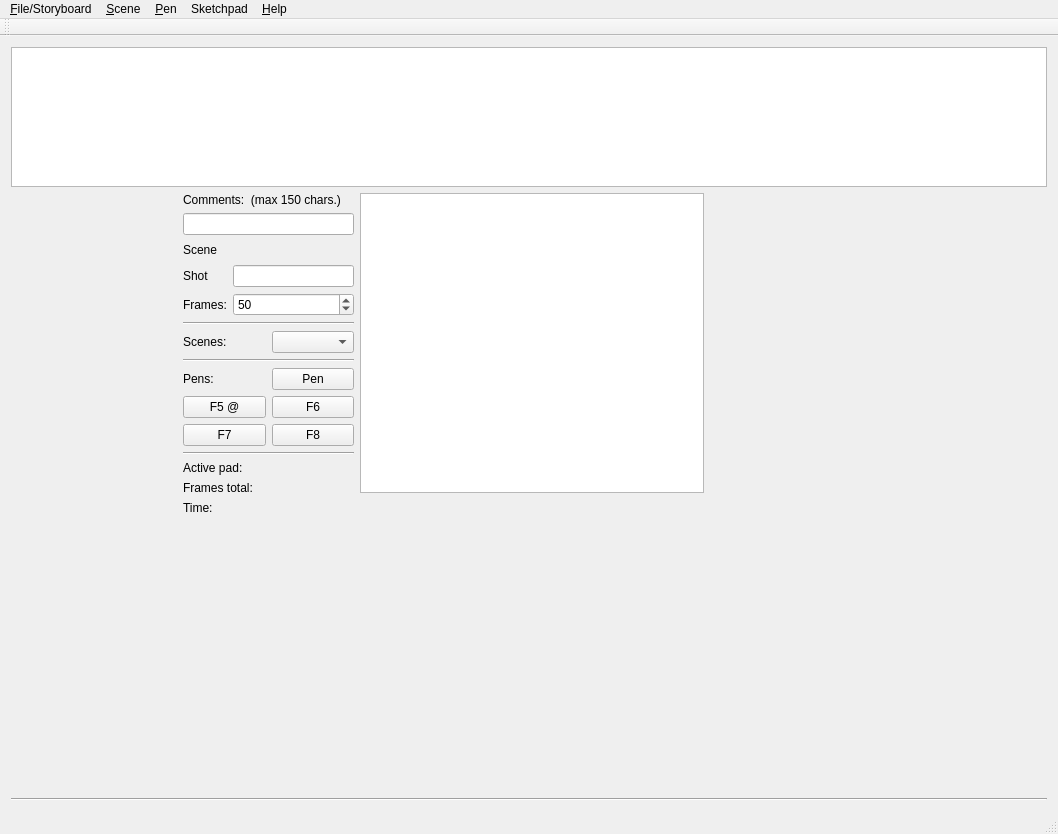
<?xml version="1.0" encoding="UTF-8"?>
<ui version="4.0">
 <class>MainWindow</class>
 <widget class="QMainWindow" name="MainWindow">
  <property name="geometry">
   <rect>
    <x>0</x>
    <y>0</y>
    <width>1058</width>
    <height>834</height>
   </rect>
  </property>
  <property name="sizePolicy">
   <sizepolicy hsizetype="MinimumExpanding" vsizetype="MinimumExpanding">
    <horstretch>0</horstretch>
    <verstretch>0</verstretch>
   </sizepolicy>
  </property>
  <property name="windowTitle">
   <string>daStoryBoard</string>
  </property>
  <property name="windowIcon">
   <iconset>
    <normaloff>icon.png</normaloff>icon.png</iconset>
  </property>
  <widget class="QWidget" name="centralWidget">
   <layout class="QGridLayout" name="gridLayout_4">
    <item row="0" column="0">
     <layout class="QVBoxLayout" name="verticalLayout_5">
      <item>
       <widget class="QGraphicsView" name="gvStoryboard">
        <property name="sizePolicy">
         <sizepolicy hsizetype="MinimumExpanding" vsizetype="Expanding">
          <horstretch>0</horstretch>
          <verstretch>0</verstretch>
         </sizepolicy>
        </property>
        <property name="minimumSize">
         <size>
          <width>0</width>
          <height>140</height>
         </size>
        </property>
        <property name="maximumSize">
         <size>
          <width>16777215</width>
          <height>140</height>
         </size>
        </property>
       </widget>
      </item>
      <item>
       <layout class="QHBoxLayout" name="horizontalLayout_3">
        <item>
         <layout class="QVBoxLayout" name="verticalLayout_4">
          <item>
           <layout class="QHBoxLayout" name="horizontalLayout">
            <item>
             <spacer name="horizontalSpacer_2">
              <property name="orientation">
               <enum>Qt::Horizontal</enum>
              </property>
              <property name="sizeHint" stdset="0">
               <size>
                <width>40</width>
                <height>20</height>
               </size>
              </property>
             </spacer>
            </item>
            <item>
             <layout class="QVBoxLayout" name="verticalLayout_2">
              <item>
               <layout class="QVBoxLayout" name="verticalLayout">
                <item>
                 <widget class="QLabel" name="labComments">
                  <property name="text">
                   <string>Comments:  (max 150 chars.)</string>
                  </property>
                 </widget>
                </item>
                <item>
                 <widget class="QLineEdit" name="leComment">
                  <property name="maxLength">
                   <number>150</number>
                  </property>
                 </widget>
                </item>
                <item>
                 <layout class="QGridLayout" name="gridLayout_3">
                  <item row="0" column="0">
                   <widget class="QLabel" name="labScene">
                    <property name="text">
                     <string>Scene</string>
                    </property>
                   </widget>
                  </item>
                  <item row="0" column="1">
                   <widget class="QLabel" name="labSceneInfo">
                    <property name="palette">
                     <palette>
                      <active>
                       <colorrole role="Text">
                        <brush brushstyle="SolidPattern">
                         <color alpha="255">
                          <red>0</red>
                          <green>85</green>
                          <blue>255</blue>
                         </color>
                        </brush>
                       </colorrole>
                      </active>
                      <inactive>
                       <colorrole role="Text">
                        <brush brushstyle="SolidPattern">
                         <color alpha="255">
                          <red>60</red>
                          <green>60</green>
                          <blue>60</blue>
                         </color>
                        </brush>
                       </colorrole>
                      </inactive>
                      <disabled>
                       <colorrole role="Text">
                        <brush brushstyle="SolidPattern">
                         <color alpha="255">
                          <red>159</red>
                          <green>158</green>
                          <blue>158</blue>
                         </color>
                        </brush>
                       </colorrole>
                      </disabled>
                     </palette>
                    </property>
                    <property name="font">
                     <font>
                      <pointsize>12</pointsize>
                      <weight>75</weight>
                      <bold>true</bold>
                     </font>
                    </property>
                    <property name="text">
                     <string/>
                    </property>
                   </widget>
                  </item>
                  <item row="1" column="0">
                   <widget class="QLabel" name="labShot">
                    <property name="text">
                     <string>Shot</string>
                    </property>
                   </widget>
                  </item>
                  <item row="1" column="1">
                   <widget class="QLineEdit" name="leShot">
                    <property name="maxLength">
                     <number>10</number>
                    </property>
                   </widget>
                  </item>
                  <item row="2" column="0">
                   <widget class="QLabel" name="labFrames">
                    <property name="text">
                     <string>Frames:</string>
                    </property>
                   </widget>
                  </item>
                  <item row="2" column="1">
                   <widget class="QSpinBox" name="sbFrames">
                    <property name="minimum">
                     <number>1</number>
                    </property>
                    <property name="maximum">
                     <number>999</number>
                    </property>
                    <property name="value">
                     <number>50</number>
                    </property>
                   </widget>
                  </item>
                 </layout>
                </item>
                <item>
                 <widget class="Line" name="line">
                  <property name="orientation">
                   <enum>Qt::Horizontal</enum>
                  </property>
                 </widget>
                </item>
               </layout>
              </item>
              <item>
               <layout class="QVBoxLayout" name="verticalLayout_6">
                <item>
                 <layout class="QHBoxLayout" name="horizontalLayout_2">
                  <item>
                   <widget class="QLabel" name="labScenes">
                    <property name="text">
                     <string>Scenes:</string>
                    </property>
                   </widget>
                  </item>
                  <item>
                   <widget class="QComboBox" name="cbScenes"/>
                  </item>
                 </layout>
                </item>
                <item>
                 <widget class="Line" name="line_2">
                  <property name="orientation">
                   <enum>Qt::Horizontal</enum>
                  </property>
                 </widget>
                </item>
                <item>
                 <layout class="QGridLayout" name="gridLayout">
                  <item row="0" column="0">
                   <widget class="QLabel" name="labPens">
                    <property name="text">
                     <string>Pens:</string>
                    </property>
                   </widget>
                  </item>
                  <item row="0" column="1">
                   <widget class="QPushButton" name="btnStandardPen">
                    <property name="text">
                     <string>Pen</string>
                    </property>
                   </widget>
                  </item>
                  <item row="1" column="0">
                   <widget class="QPushButton" name="btnF5">
                    <property name="text">
                     <string>F5 @</string>
                    </property>
                   </widget>
                  </item>
                  <item row="1" column="1">
                   <widget class="QPushButton" name="btnF6">
                    <property name="text">
                     <string>F6</string>
                    </property>
                   </widget>
                  </item>
                  <item row="2" column="0">
                   <widget class="QPushButton" name="btnF7">
                    <property name="text">
                     <string>F7</string>
                    </property>
                   </widget>
                  </item>
                  <item row="2" column="1">
                   <widget class="QPushButton" name="btnF8">
                    <property name="text">
                     <string>F8</string>
                    </property>
                   </widget>
                  </item>
                 </layout>
                </item>
                <item>
                 <widget class="Line" name="line_4">
                  <property name="orientation">
                   <enum>Qt::Horizontal</enum>
                  </property>
                 </widget>
                </item>
                <item>
                 <layout class="QGridLayout" name="gridLayout_2">
                  <item row="1" column="0">
                   <widget class="QLabel" name="labFrameCount">
                    <property name="text">
                     <string>Frames total:</string>
                    </property>
                   </widget>
                  </item>
                  <item row="0" column="1">
                   <widget class="QLabel" name="labActivePadInfo">
                    <property name="text">
                     <string/>
                    </property>
                   </widget>
                  </item>
                  <item row="2" column="1">
                   <widget class="QLabel" name="labTimeValue">
                    <property name="text">
                     <string/>
                    </property>
                   </widget>
                  </item>
                  <item row="2" column="0">
                   <widget class="QLabel" name="labTime">
                    <property name="text">
                     <string>Time:</string>
                    </property>
                   </widget>
                  </item>
                  <item row="0" column="0">
                   <widget class="QLabel" name="labActivePad">
                    <property name="text">
                     <string>Active pad:</string>
                    </property>
                   </widget>
                  </item>
                  <item row="1" column="1">
                   <widget class="QLabel" name="labFramesCountValue">
                    <property name="text">
                     <string/>
                    </property>
                   </widget>
                  </item>
                 </layout>
                </item>
               </layout>
              </item>
             </layout>
            </item>
           </layout>
          </item>
          <item>
           <spacer name="verticalSpacer_2">
            <property name="orientation">
             <enum>Qt::Vertical</enum>
            </property>
            <property name="sizeHint" stdset="0">
             <size>
              <width>20</width>
              <height>40</height>
             </size>
            </property>
           </spacer>
          </item>
         </layout>
        </item>
        <item>
         <layout class="QVBoxLayout" name="verticalLayout_3">
          <item>
           <widget class="QGraphicsView" name="gvSketchPad">
            <property name="minimumSize">
             <size>
              <width>0</width>
              <height>0</height>
             </size>
            </property>
            <property name="maximumSize">
             <size>
              <width>10000</width>
              <height>10000</height>
             </size>
            </property>
            <property name="mouseTracking">
             <bool>true</bool>
            </property>
           </widget>
          </item>
          <item>
           <spacer name="verticalSpacer">
            <property name="orientation">
             <enum>Qt::Vertical</enum>
            </property>
            <property name="sizeHint" stdset="0">
             <size>
              <width>20</width>
              <height>40</height>
             </size>
            </property>
           </spacer>
          </item>
         </layout>
        </item>
        <item>
         <spacer name="horizontalSpacer_3">
          <property name="orientation">
           <enum>Qt::Horizontal</enum>
          </property>
          <property name="sizeHint" stdset="0">
           <size>
            <width>40</width>
            <height>20</height>
           </size>
          </property>
         </spacer>
        </item>
       </layout>
      </item>
     </layout>
    </item>
    <item row="1" column="0">
     <widget class="Line" name="line_3">
      <property name="orientation">
       <enum>Qt::Horizontal</enum>
      </property>
     </widget>
    </item>
   </layout>
  </widget>
  <widget class="QMenuBar" name="menuBar">
   <property name="geometry">
    <rect>
     <x>0</x>
     <y>0</y>
     <width>1058</width>
     <height>25</height>
    </rect>
   </property>
   <widget class="QMenu" name="menu_File">
    <property name="title">
     <string>&amp;File/Storyboard</string>
    </property>
    <addaction name="action_New_Storyboard"/>
    <addaction name="action_Open_Storyboard"/>
    <addaction name="action_Save_Storyboard"/>
    <addaction name="separator"/>
    <addaction name="actionExport_pdf"/>
    <addaction name="separator"/>
    <addaction name="actionPreferences"/>
    <addaction name="separator"/>
    <addaction name="actionE_xit"/>
   </widget>
   <widget class="QMenu" name="menuSettings">
    <property name="title">
     <string>&amp;Pen</string>
    </property>
    <widget class="QMenu" name="menuLoad_Pen">
     <property name="title">
      <string>Load Pen</string>
     </property>
     <addaction name="actionLoad_Pen_1"/>
     <addaction name="actionLoad_Pen_2"/>
     <addaction name="actionLoad_Pen_3"/>
     <addaction name="actionLoad_Pen_4"/>
    </widget>
    <addaction name="actionSet_Pen_Color"/>
    <addaction name="menuLoad_Pen"/>
    <addaction name="actionErase_Sketch_Pen"/>
   </widget>
   <widget class="QMenu" name="menuSketchpad">
    <property name="title">
     <string>Sketchpad</string>
    </property>
    <addaction name="actionAppend_Sketchpad"/>
    <addaction name="actionInsert_Sketchpad"/>
    <addaction name="actionCenter_Storyboard"/>
    <addaction name="actionErase_All"/>
    <addaction name="actionDelete_drawing"/>
    <addaction name="separator"/>
    <addaction name="actionMovePadLeft"/>
    <addaction name="actionMovePadRight"/>
   </widget>
   <widget class="QMenu" name="menu_Help">
    <property name="title">
     <string>&amp;Help</string>
    </property>
    <addaction name="actionShow_project_info"/>
    <addaction name="action_About"/>
   </widget>
   <widget class="QMenu" name="menuScene">
    <property name="title">
     <string>&amp;Scene</string>
    </property>
    <addaction name="action_New_Scene"/>
    <addaction name="separator"/>
    <addaction name="actionRun_Scene"/>
    <addaction name="action_Add_audio"/>
    <addaction name="action_Remove_audio"/>
   </widget>
   <addaction name="menu_File"/>
   <addaction name="menuScene"/>
   <addaction name="menuSettings"/>
   <addaction name="menuSketchpad"/>
   <addaction name="menu_Help"/>
  </widget>
  <widget class="QToolBar" name="mainToolBar">
   <property name="sizePolicy">
    <sizepolicy hsizetype="Preferred" vsizetype="Preferred">
     <horstretch>0</horstretch>
     <verstretch>0</verstretch>
    </sizepolicy>
   </property>
   <attribute name="toolBarArea">
    <enum>TopToolBarArea</enum>
   </attribute>
   <attribute name="toolBarBreak">
    <bool>false</bool>
   </attribute>
  </widget>
  <widget class="QStatusBar" name="statusBar"/>
  <action name="action_New_Storyboard">
   <property name="text">
    <string>&amp;New Storyboard</string>
   </property>
   <property name="shortcut">
    <string>Ctrl+N</string>
   </property>
  </action>
  <action name="action_Save_Storyboard">
   <property name="text">
    <string>&amp;Save Storyboard</string>
   </property>
   <property name="shortcut">
    <string>Ctrl+S</string>
   </property>
  </action>
  <action name="actionE_xit">
   <property name="text">
    <string>E&amp;xit</string>
   </property>
   <property name="shortcut">
    <string>Ctrl+X</string>
   </property>
  </action>
  <action name="actionSave_Pen_1">
   <property name="text">
    <string>Save Pen 1</string>
   </property>
   <property name="shortcut">
    <string>Ctrl+F5</string>
   </property>
  </action>
  <action name="actionSave_Pen_2">
   <property name="text">
    <string>Save Pen 2</string>
   </property>
   <property name="shortcut">
    <string>Ctrl+F6</string>
   </property>
  </action>
  <action name="actionSave_Pen_3">
   <property name="text">
    <string>Save Pen 3</string>
   </property>
   <property name="shortcut">
    <string>Ctrl+F7</string>
   </property>
  </action>
  <action name="actionSave_Pen_4">
   <property name="text">
    <string>Save Pen 4</string>
   </property>
   <property name="shortcut">
    <string>Ctrl+F8</string>
   </property>
  </action>
  <action name="actionLoad_Pen_1">
   <property name="text">
    <string>Load Pen 1</string>
   </property>
   <property name="shortcut">
    <string>F5</string>
   </property>
  </action>
  <action name="actionLoad_Pen_2">
   <property name="text">
    <string>Load Pen 2</string>
   </property>
   <property name="shortcut">
    <string>F6</string>
   </property>
  </action>
  <action name="actionLoad_Pen_3">
   <property name="text">
    <string>Load Pen 3</string>
   </property>
   <property name="shortcut">
    <string>F7</string>
   </property>
  </action>
  <action name="actionLoad_Pen_4">
   <property name="text">
    <string>Load Pen 4</string>
   </property>
   <property name="shortcut">
    <string>F8</string>
   </property>
  </action>
  <action name="actionSet_Pen_width">
   <property name="text">
    <string>Set Pen Width</string>
   </property>
   <property name="shortcut">
    <string>Alt+W</string>
   </property>
  </action>
  <action name="actionSet_Pen_Color">
   <property name="text">
    <string>Set Pen Color and Width</string>
   </property>
   <property name="shortcut">
    <string>F4</string>
   </property>
  </action>
  <action name="actionSave_Settings">
   <property name="text">
    <string>Save Settings</string>
   </property>
   <property name="shortcut">
    <string>Alt+S</string>
   </property>
  </action>
  <action name="actionAppend_Sketchpad">
   <property name="text">
    <string>Append Sketchpad</string>
   </property>
   <property name="shortcut">
    <string>+</string>
   </property>
  </action>
  <action name="actionInsert_Sketchpad">
   <property name="text">
    <string>Insert Sketchpad</string>
   </property>
   <property name="shortcut">
    <string>Ins</string>
   </property>
  </action>
  <action name="action_Open_Storyboard">
   <property name="text">
    <string>&amp;Open Storyboard</string>
   </property>
   <property name="shortcut">
    <string>Ctrl+O</string>
   </property>
  </action>
  <action name="action_About">
   <property name="text">
    <string>&amp;About</string>
   </property>
  </action>
  <action name="actionErase_All">
   <property name="text">
    <string>Erase drawing</string>
   </property>
   <property name="shortcut">
    <string>F9</string>
   </property>
  </action>
  <action name="actionErase_Sketch_Pen">
   <property name="text">
    <string>Erase Sketch Pen</string>
   </property>
   <property name="shortcut">
    <string>Shift+F5</string>
   </property>
  </action>
  <action name="actionPreferences">
   <property name="text">
    <string>Preferences</string>
   </property>
   <property name="shortcut">
    <string>F12</string>
   </property>
  </action>
  <action name="actionCenter_Storyboard">
   <property name="text">
    <string>Center Storyboard</string>
   </property>
   <property name="shortcut">
    <string>Alt+C</string>
   </property>
  </action>
  <action name="action_New_Scene">
   <property name="text">
    <string>&amp;New Scene</string>
   </property>
   <property name="shortcut">
    <string>Alt+N</string>
   </property>
  </action>
  <action name="action_Open_Scene">
   <property name="text">
    <string>&amp;Open Scene</string>
   </property>
   <property name="shortcut">
    <string>Alt+O</string>
   </property>
  </action>
  <action name="actionDelete_drawing">
   <property name="text">
    <string>Delete drawing</string>
   </property>
   <property name="shortcut">
    <string>Del</string>
   </property>
  </action>
  <action name="actionMovePadLeft">
   <property name="text">
    <string>Move pad to the left</string>
   </property>
   <property name="shortcut">
    <string>Shift+Left</string>
   </property>
  </action>
  <action name="actionMovePadRight">
   <property name="text">
    <string>Move pad to the right</string>
   </property>
   <property name="shortcut">
    <string>Shift+Right</string>
   </property>
  </action>
  <action name="actionRun_Scene">
   <property name="text">
    <string>Run Scene</string>
   </property>
   <property name="shortcut">
    <string>F2</string>
   </property>
  </action>
  <action name="action_Add_audio">
   <property name="text">
    <string>&amp;Add audio</string>
   </property>
   <property name="shortcut">
    <string>Alt+A</string>
   </property>
  </action>
  <action name="action_Remove_audio">
   <property name="text">
    <string>&amp;Remove audio</string>
   </property>
   <property name="shortcut">
    <string>Alt+Z</string>
   </property>
  </action>
  <action name="actionShow_project_info">
   <property name="text">
    <string>Show project info</string>
   </property>
   <property name="shortcut">
    <string>F11</string>
   </property>
  </action>
  <action name="actionExport_pdf">
   <property name="text">
    <string>Export pdf</string>
   </property>
   <property name="shortcut">
    <string>F3</string>
   </property>
  </action>
 </widget>
 <layoutdefault spacing="6" margin="11"/>
 <resources/>
 <connections/>
</ui>
